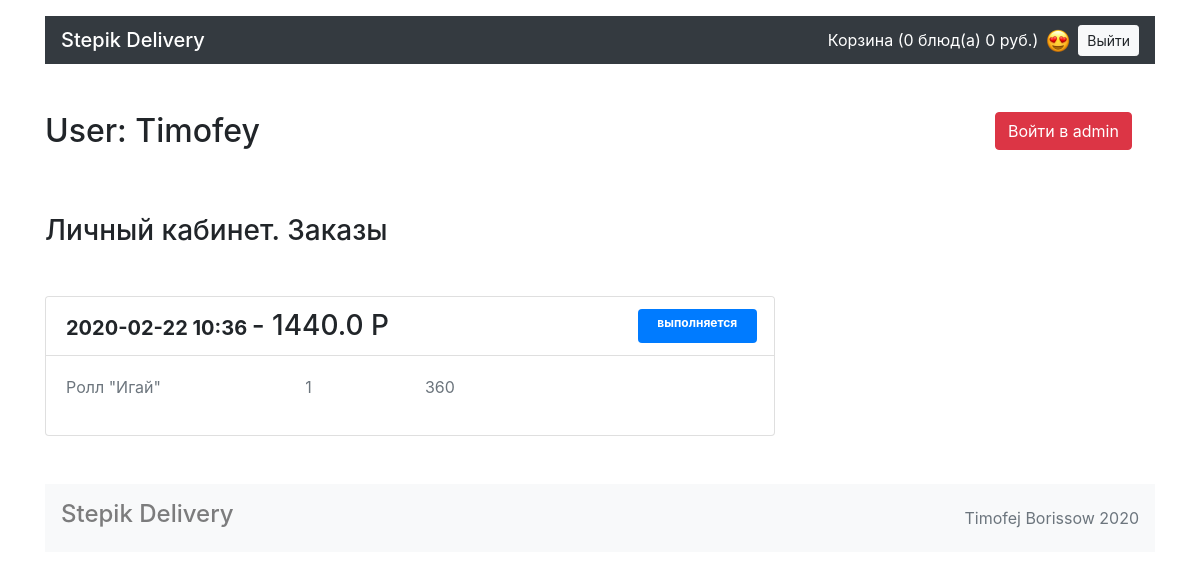
The app's page /account/ (signed in), older data.
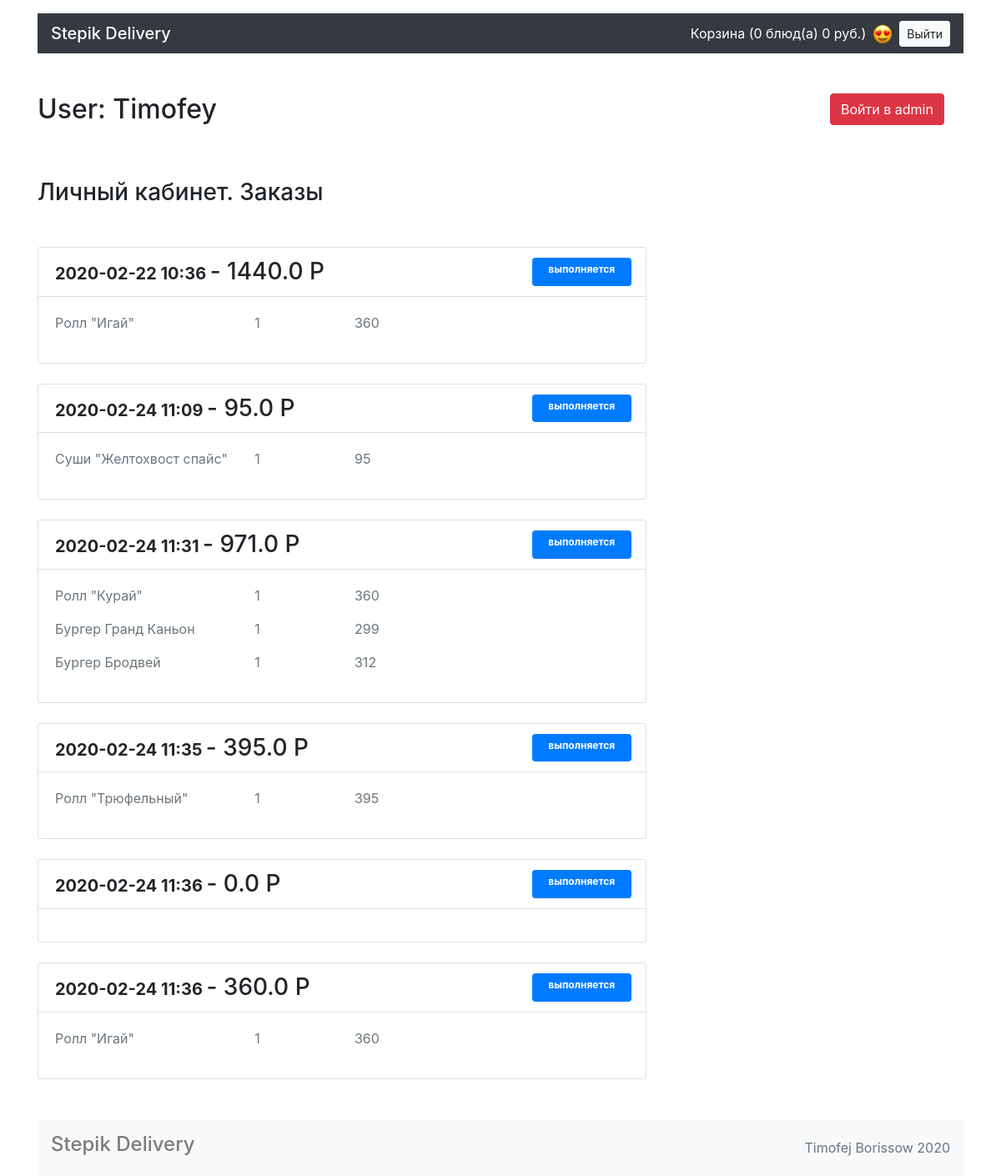
The same page, newer data.
### models.py (models this page shows, shortened)
class Order (db.Model):
    __tablename__ = "orders"
    id = db.Column(db.Integer, primary_key=True)
    data = db.Column(db.String(50), nullable=False)
    summ = db.Column(db.Float, nullable=False)
    status = db.Column(db.String(50), nullable=False)
    user_id = db.Column(db.Integer, db.ForeignKey("users.id"))
    user = db.relationship("User", back_populates="orders")
    meals = db.relationship(
        "Meal", secondary=meals_orders_association, back_populates="orders"
    )

class Meal (db.Model):
    __tablename__ = "meals"
    id = db.Column(db.Integer, primary_key=True)
    title = db.Column(db.String(50), nullable=False)
    price = db.Column(db.String(50), nullable=False)
    description = db.Column(db.Text(250), nullable=False)
    picture = db.Column(db.Text(500), nullable=False)
    category = db.relationship("Category", back_populates="meal")
    orders = db.relationship(
        "Order", secondary=meals_orders_association, back_populates="meals")
    category_id = db.Column(db.Integer, db.ForeignKey("categories.id"))

### views.py (the view)
@app.route("/account/")
@login_required
def acc():
    user_id = session.get("_user_id")
    user = db.session.query(User).filter(User.id == user_id).first()
    orders = user.orders
    return render_template("account.html", role=session.get("role"),
                           name=db.session.query(User).filter(User.id == session.get("_user_id")).first().name,
                           amount=len(session.get("cart", [])), total_cost=total(), orders=orders)

### views.py (called while the page is built)
@login_manager.user_loader
def load_user(user_id):
    return User.query.get(user_id)

def total():
    cart_list = []
    total_cost = 0
    cart = session.get("cart", [])
    for id in cart:
        newmeal = db.session.query(Meal).filter(Meal.id == id).first()
        cart_list.append(newmeal)
        total_cost += int(newmeal.price)
        session["total"] = total_cost
    return total_cost

@app.after_request
def redirect_to_login(responce):
    if responce.status_code == 401:
        return redirect("/login")
    elif responce.status_code == 403:
        return redirect("/login")
    else:
        return responce

### templates/account.html
{% extends 'base.html' %}
{% block container %}
  <main class="container">
     <div class="row mt-5">
          <div class="col-md-10 ">
            <p class="h2 mb-3 ">User: {{name}}</p>
          </div>
       {% if role == "admin" %}
          <div class="col-md-2">
            <a href="/admin" class=" btn btn-danger">Войти в admin</a>
          </div>
       {% endif %}
    </div>
    <section class="row">
      <div class="col-12 col-lg-8">
        <h1 class="h3 my-5">Личный кабинет. Заказы</h1>
          {% for order in orders %}
        <div class="mt-4 card">
          <ul class="list-group list-group-flush">
            <li class="list-group-item">
              <div class="row">
                <div class="col-7 col-lg-9">
                  <span class="h5 font-weight-bold">{{order.data}}</span>
                  <span class="h3">- {{order.summ}} P</span>
                </div>
                <div class="col-3 col-lg-2 ml-5 py-2 badge badge-primary text-wrap">{{order.status}}</div>
              </div>
            </li>
            <div class="card-body">
              <div class="row">
                {% for meal in order.meals %}
                <p class="col-4 text-muted">{{meal.title}} </p>
                <p class="col-2 text-muted"> 1</p>
                <p class="col-6 text-muted"> {{meal.price}} </p>
                {% endfor %}
              </div>
            </div>
          </ul>
        </div>
          {% endfor %}
      </div>
    </section>
  {% endblock %}

Row changes from the older to the newer data that the page shows:
added Order: data "2020-02-24 11:09", summ "95.0", status "выполняется"
now on this page (row unchanged): Meal: title "Суши \"Желтохвост спайс\"", price "95", shown under "2020-02-24 11:09"
added Order: data "2020-02-24 11:31", summ "971.0", status "выполняется"
now on this page (row unchanged): Meal: title "Ролл \"Курай\"", price "360", shown under "2020-02-24 11:31"
now on this page (row unchanged): Meal: title "Бургер Гранд Каньон", price "299", shown under "2020-02-24 11:31"
now on this page (row unchanged): Meal: title "Бургер Бродвей", price "312", shown under "2020-02-24 11:31"
added Order: data "2020-02-24 11:35", summ "395.0", status "выполняется"
now on this page (row unchanged): Meal: title "Ролл \"Трюфельный\"", price "395", shown under "2020-02-24 11:35"
added Order: data "2020-02-24 11:36", summ "0.0", status "выполняется"
added Order: data "2020-02-24 11:36", summ "360.0", status "выполняется", Meal (title "Ролл \"Игай\"", price "360")
